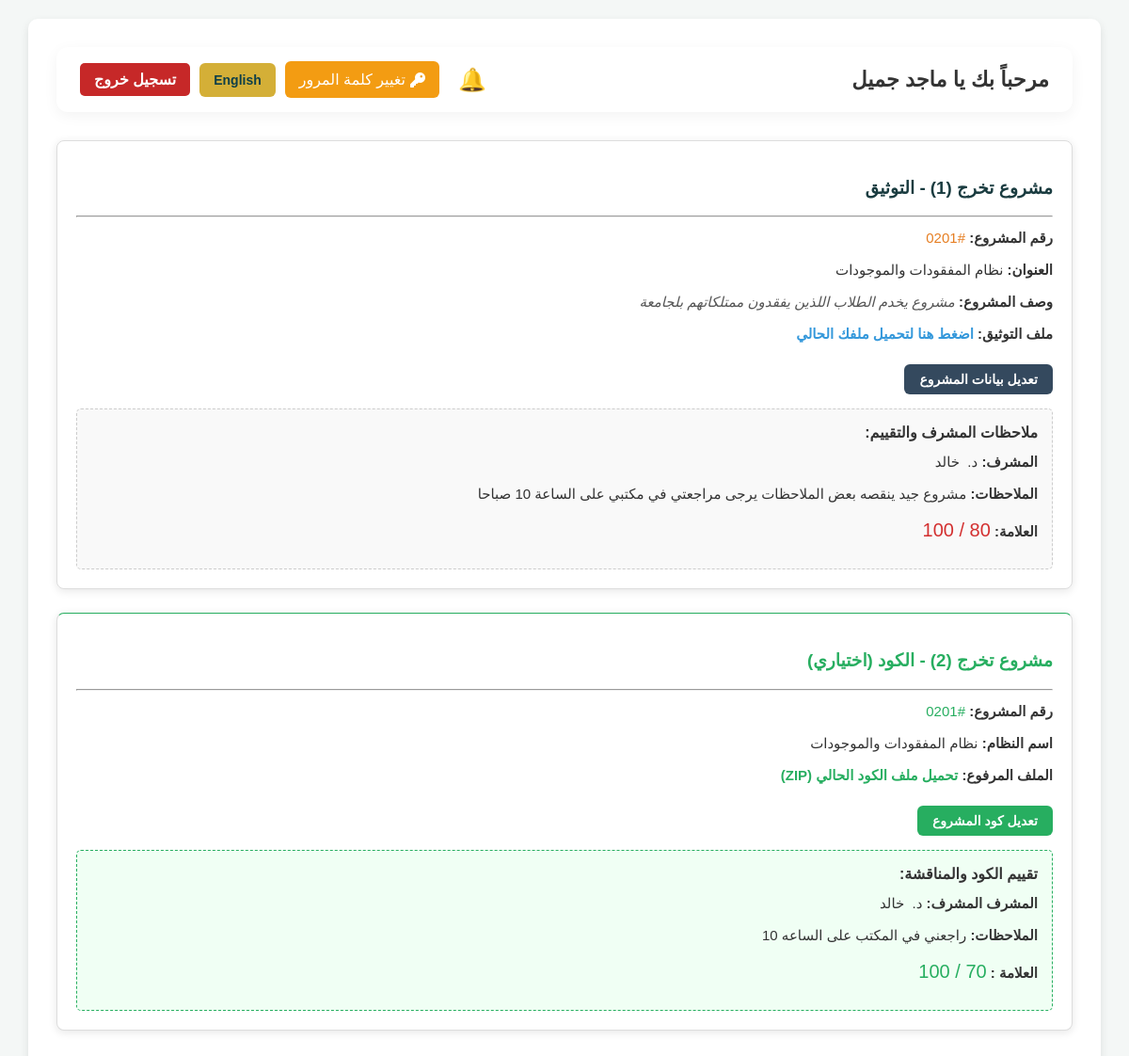
/student_dashboard.php (signed in), run on the app's committed database.
### tables this page shows
CREATE TABLE students (
  student_id varchar(15) NOT NULL,
  name varchar(100) NOT NULL,
  email varchar(100) NOT NULL,
  password varchar(255) NOT NULL,
  dept_code varchar(5) NOT NULL,
  last_seen_announcements timestamp NOT NULL DEFAULT '2000-01-01 08:00:00',
  needs_password_change tinyint(1) NOT NULL DEFAULT 1,
  PRIMARY KEY (student_id),
  UNIQUE KEY email (email)
);

CREATE TABLE project_1 (
  project_id varchar(10) NOT NULL,
  student_id varchar(20) DEFAULT NULL,
  project_title varchar(255) NOT NULL,
  project_desc varchar(100) NOT NULL,
  project_file varchar(255) NOT NULL,
  supervisor_id varchar(10) DEFAULT NULL,
  grade int(11) DEFAULT NULL,
  notes text DEFAULT NULL,
  is_note_new tinyint(1) DEFAULT 0,
  PRIMARY KEY (project_id),
  UNIQUE KEY student_id (student_id)
);

CREATE TABLE supervisors (
  supervisor_id varchar(10) NOT NULL,
  name varchar(100) NOT NULL,
  email varchar(100) NOT NULL,
  password varchar(255) NOT NULL,
  dept_code varchar(5) NOT NULL,
  last_seen_announcements timestamp NOT NULL DEFAULT '2000-01-01 08:00:00',
  needs_password_change tinyint(1) NOT NULL DEFAULT 1,
  PRIMARY KEY (supervisor_id),
  UNIQUE KEY email (email)
);

CREATE TABLE project_2 (
  project_id varchar(10) NOT NULL,
  student_id varchar(20) DEFAULT NULL,
  project_title varchar(255) NOT NULL,
  source_code_file varchar(255) NOT NULL,
  supervisor_id varchar(10) DEFAULT NULL,
  grade int(11) DEFAULT NULL,
  notes text DEFAULT NULL,
  is_note_new tinyint(1) DEFAULT 0,
  PRIMARY KEY (project_id),
  UNIQUE KEY student_id (student_id)
);

### lang_config.php (called while the page is built, shortened)
<?php
$role_context = isset($_SESSION['role']) ? $_SESSION['role'] : 'guest';
$lang_key = 'lang_' . $role_context;
if (isset($_SESSION[$lang_key])) {
    $lang = $_SESSION[$lang_key];
} elseif (isset($_COOKIE[$lang_key])) {
    $lang = $_COOKIE[$lang_key];
    $_SESSION[$lang_key] = $lang;
} else {
    if (isset($_SESSION['lang_guest'])) {
        $lang = $_SESSION['lang_guest'];
    } elseif (isset($_COOKIE['lang_guest'])) {
        $lang = $_COOKIE['lang_guest'];
    } else {
        $lang = 'ar';
    }
}
function T($key) {
    global $translations, $lang;
    return $translations[$lang][$key] ?? $key;
}
?>

### student_dashboard.php (the view, shortened to what this page needs)
<?php
include "lang_config.php";
include "connection_settings.php";
if (isset($_SESSION['role']) && $_SESSION['role'] == 'student' && isset($_SESSION['email'])) {
    $email = $_SESSION['email'];
    $stmt_student = mysqli_prepare($conn, "SELECT student_id, name, dept_code FROM students WHERE email=?");
    mysqli_stmt_bind_param($stmt_student, "s", $email);
    mysqli_stmt_execute($stmt_student);
    $student_data = mysqli_fetch_assoc(mysqli_stmt_get_result($stmt_student));
    $student_id = $student_data['student_id'];
    $student_name = $student_data['name'];
    $dept_code = $student_data['dept_code'];
    $stmt_p1 = mysqli_prepare($conn, "SELECT * FROM project_1 WHERE student_id=?");
    mysqli_stmt_bind_param($stmt_p1, "s", $student_id);
    mysqli_stmt_execute($stmt_p1);
    $proj1 = mysqli_fetch_assoc(mysqli_stmt_get_result($stmt_p1));
    if (in_array($dept_code, ['01', '02'])) {
        $stmt_p2 = mysqli_prepare($conn, "SELECT * FROM project_2 WHERE student_id=?");
        mysqli_stmt_bind_param($stmt_p2, "s", $student_id);
        mysqli_stmt_execute($stmt_p2);
        $proj2 = mysqli_fetch_assoc(mysqli_stmt_get_result($stmt_p2));
    } else {
        $proj2 = null;
    }
    $stmt_proj1 = mysqli_prepare($conn, "SELECT p.*, d.name AS doc_name FROM project_1 p LEFT JOIN supervisors d ON p.supervisor_id = d.supervisor_id WHERE p.student_id=?");
    mysqli_stmt_bind_param($stmt_proj1, "s", $student_id);
    mysqli_stmt_execute($stmt_proj1);
    $proj1 = mysqli_fetch_assoc(mysqli_stmt_get_result($stmt_proj1));
    $proj2 = null;
    if (in_array($dept_code, ['01', '02'])) {
        $stmt_proj2 = mysqli_prepare($conn, "SELECT p.*, d.name AS doc_name FROM project_2 p LEFT JOIN supervisors d ON p.supervisor_id = d.supervisor_id WHERE p.student_id=?");
        mysqli_stmt_bind_param($stmt_proj2, "s", $student_id);
        mysqli_stmt_execute($stmt_proj2);
        $proj2 = mysqli_fetch_assoc(mysqli_stmt_get_result($stmt_proj2));
    }
    $scroll_target = "";
    $bell_link = "student_dashboard.php?clear_notifications=1" . $scroll_target;
} else { header("Location: index.php"); exit(); }
?>
<!DOCTYPE html>
<html lang="<?php echo T('lang_code'); ?>" dir="<?php echo T('dir'); ?>">
<head>
    <link rel="stylesheet" href="style.css?v=<?php echo time(); ?>">
    <link rel="stylesheet" href="https://cdnjs.cloudflare.com/ajax/libs/font-awesome/6.4.0/css/all.min.css">
</head>
<body>
    <div class="container">
        <div class="top-bar">
            <h2><?php echo T('welcome') . $student_name; ?></h2>
            <div class="nav-right" style="gap: 10px;">
                <a href="<?php echo $bell_link; ?>" class="notif-wrapper" title="<?php echo $lang == 'ar' ? 'الملاحظات الجديدة' : 'New Notifications'; ?>" style="margin-inline-end: 10px;">
                    🔔
                </a>
                <a href="change_password.php" class="btn" style="background:#f39c12; color:white; padding:10px 15px; border-radius:6px; text-decoration:none; display:flex; align-items:center; gap:5px;"><i class="fa-solid fa-key"></i> <?php echo $lang == 'ar' ? 'تغيير كلمة المرور' : 'Change Password'; ?></a>
                <a href="?change_lang=<?php echo $lang == 'ar' ? 'en' : 'ar'; ?>" class="lang-btn" style="text-decoration: none; padding: 10px 15px; border-radius: 6px;">
                    <?php echo T('switch_lang'); ?>
                </a>
                <a href="sign_out.php" class="btn btn-logout"><?php echo T('logout'); ?></a>
            </div>
        </div>
        <div class="project-box" id="project1_section">
            <h3 style="color: #1a3c40;"><?php echo $lang == 'ar' ? 'مشروع تخرج (1) - التوثيق' : 'Graduation Project (1) - Documentation'; ?></h3>
            <hr>
            <?php if (!$proj1): ?>
                <form action="" method="POST" enctype="multipart/form-data">
                    <input type="hidden" name="p_type" value="1">
                    <label><?php echo $lang == 'ar' ? 'عنوان المشروع:' : 'Project Title:'; ?></label>
                    <input type="text" name="title" required>
                    <label><?php echo $lang == 'ar' ? 'وصف مختصر (حتى 200 حرف):' : 'Brief Description (up to 200 chars):'; ?></label>
                    <textarea name="desc" maxlength="200" required></textarea>
                    <?php if (!in_array($dept_code, ['01', '02'])): ?>
                    <label><?php echo $lang == 'ar' ? 'رفع الملف (PDF/DOCX للتوثيق أو ZIP/RAR للكود):' : 'Upload File (PDF/DOCX for docs or ZIP/RAR for code):'; ?></label>
                    <input type="file" name="p_file" accept=".pdf,.docx,.zip,.rar" required>
                    <small style="color:#888;"><?php echo $lang == 'ar' ? '* ارفع ملف التوثيق (PDF/DOCX) أو ملف الكود (ZIP/RAR)' : '* Upload documentation (PDF/DOCX) or code file (ZIP/RAR)'; ?></small>
                    <?php else: ?>
                    <label><?php echo $lang == 'ar' ? 'رفع ملف الدكيومنتيشن (PDF/DOCX):' : 'Upload Documentation File (PDF/DOCX):'; ?></label>
                    <input type="file" name="p_file" accept=".pdf,.docx" required>
                    <?php endif; ?>
                    <button type="submit" name="submit_project" class="btn btn-save"><?php echo $lang == 'ar' ? 'حفظ وتسجيل مشروع 1' : 'Save & Register Project 1'; ?></button>
                </form>
                    <?php else: ?>
                <div class="info-display">
                    <p><strong><?php echo $lang == 'ar' ? 'رقم المشروع:' : 'Project ID:'; ?></strong> <span style="color:#e67e22;">#<?php echo $proj1['project_id']; ?></span></p>
                    <p><strong><?php echo $lang == 'ar' ? 'العنوان:' : 'Title:'; ?></strong> <?php echo htmlspecialchars($proj1['project_title']); ?></p>
                    <p><strong><?php echo $lang == 'ar' ? 'وصف المشروع:' : 'Description:'; ?></strong> <span style="color:#555; font-style:italic;"><?php echo !empty($proj1['project_desc']) ? htmlspecialchars($proj1['project_desc']) : ($lang == 'ar' ? 'لا يوجد وصف.' : 'No description.'); ?></span></p>
                    <p><strong><?php echo $lang == 'ar' ? 'ملف التوثيق:' : 'Documentation File:'; ?></strong> <a href="download.php?file=<?php echo urlencode($proj1['project_file']); ?>&name=<?php echo rawurlencode($student_name . ' - ' . $proj1['project_title'] . '.' . pathinfo($proj1['project_file'], PATHINFO_EXTENSION)); ?>" style="color: #3498db; text-decoration: none; font-weight:bold;"><?php echo $lang == 'ar' ? 'اضغط هنا لتحميل ملفك الحالي' : 'Click here to download your current file'; ?></a></p>
                    <a href="student_dashboard.php?edit_p1=1#project1_section" class="btn-edit"><?php echo $lang == 'ar' ? 'تعديل بيانات المشروع' : 'Edit Project Details'; ?></a>
                    <div class="notes-box" style="background:#f9f9f9; padding:15px; border:1px dashed #ccc; margin-top:15px; <?php echo ($proj1['is_note_new'] == 1) ? 'border-color: red; background: #fff5f5;' : ''; ?>">
                        <h4 style="margin:0;"><?php echo $lang == 'ar' ? 'ملاحظات المشرف والتقييم:' : 'Supervisor Notes & Evaluation:'; ?>
                        </h4>
                        <p style="margin-top: 10px;"><strong><?php echo $lang == 'ar' ? 'المشرف:' : 'Supervisor Supervisor:'; ?></strong> <?php echo !empty($proj1['doc_name']) ? ($lang == 'ar' ? "د. " : "Dr. ") . htmlspecialchars($proj1['doc_name']) : "<span style='color:#7f8c8d; font-style:italic;'>" . ($lang == 'ar' ? "بانتظار تبني المشروع من قبل مشرف المساق" : "Waiting for project adoption by course supervisor") . "</span>"; ?></p>
                        <p><strong><?php echo $lang == 'ar' ? 'الملاحظات:' : 'Notes:'; ?></strong> <?php echo !empty($proj1['notes']) ? nl2br(htmlspecialchars($proj1['notes'])) : ($lang == 'ar' ? "لا توجد ملاحظات بعد." : "No notes yet."); ?></p>
                        <p><strong><?php echo $lang == 'ar' ? 'العلامة:' : 'Grade:'; ?></strong> <span style="font-size:20px; color:#d32f2f;"><?php echo !empty($proj1['grade']) ? $proj1['grade'] : "--"; ?> / 100</span></p>
                    </div>
                </div>
            <?php endif; ?>
        </div>
                            <?php if ($dept_code != '08'): ?>
            <?php if ($proj1): ?>
                <div class="project-box" id="project2_section" style="border-top-color: #27ae60;">
                    <h3 style="color: #27ae60;"><?php echo $lang == 'ar' ? 'مشروع تخرج (2) - الكود  (اختياري)' : 'Graduation Project (2) - Code (Optional)'; ?></h3>
                    <hr>
                    <?php if (!$proj2): ?>
                        <form action="" method="POST" enctype="multipart/form-data">
                            <input type="hidden" name="p_type" value="2">
                            <label><?php echo $lang == 'ar' ? 'عنوان النظام النهائي:' : 'Final System Title:'; ?></label>
                            <input type="text" name="title" required>
                            <label><?php echo $lang == 'ar' ? 'رفع ملف الكود (ZIP/RAR):' : 'Upload Code File (ZIP/RAR):'; ?></label>
                            <input type="file" name="p_file" accept=".zip,.rar" required>
                            <button type="submit" name="submit_project" class="btn btn-save" style="background:#27ae60;"><?php echo $lang == 'ar' ? 'رفع كود المشروع' : 'Upload Project Code'; ?></button>
                        </form>
                    <?php else: ?>
                        <div class="info-display">
                            <p><strong><?php echo $lang == 'ar' ? 'رقم المشروع:' : 'Project ID:'; ?></strong> <span style="color:#27ae60;">#<?php echo $proj2['project_id']; ?></span></p>
                            <p><strong><?php echo $lang == 'ar' ? 'اسم النظام:' : 'System Title:'; ?></strong> <?php echo htmlspecialchars($proj2['project_title']); ?></p>
                            <p><strong><?php echo $lang == 'ar' ? 'الملف المرفوع:' : 'Uploaded File:'; ?></strong> <a href="download.php?file=<?php echo urlencode($proj2['source_code_file']); ?>&name=<?php echo rawurlencode($student_name . ' - ' . $proj2['project_title'] . '.' . pathinfo($proj2['source_code_file'], PATHINFO_EXTENSION)); ?>" style="color:#27ae60; text-decoration:none; font-weight:bold;"><?php echo $lang == 'ar' ? 'تحميل ملف الكود الحالي (ZIP)' : 'Download Current Code File (ZIP)'; ?></a></p>
                            <a href="student_dashboard.php?edit_p2=1#project2_section" class="btn-edit" style="background:#27ae60;"><?php echo $lang == 'ar' ? 'تعديل كود المشروع' : 'Edit Project Code'; ?></a>
                            <div class="notes-box" style="background:#f0fff4; padding:15px; border:1px dashed #27ae60; margin-top:15px; <?php echo ($proj2['is_note_new'] == 1) ? 'border-color: red; background: #fff5f5;' : ''; ?>">
                                <h4 style="margin:0;"><?php echo $lang == 'ar' ? 'تقييم الكود والمناقشة:' : 'Code Evaluation & Discussion:'; ?>
                                </h4>
                                <p style="margin-top: 10px;"><strong><?php echo $lang == 'ar' ? 'المشرف المشرف:' : 'Supervisor Supervisor:'; ?></strong> <?php echo !empty($proj2['doc_name']) ? ($lang == 'ar' ? "د. " : "Dr. ") . htmlspecialchars($proj2['doc_name']) : "<span style='color:#7f8c8d; font-style:italic;'>" . ($lang == 'ar' ? 'بانتظار تبني الكود من قبل مشرف المساق' : 'Waiting for code adoption by course supervisor') . "</span>"; ?></p>
                                <p><strong><?php echo $lang == 'ar' ? 'الملاحظات:' : 'Notes:'; ?></strong> <?php echo !empty($proj2['notes']) ? nl2br(htmlspecialchars($proj2['notes'])) : ($lang == 'ar' ? 'بانتظار مراجعة الكود.' : 'Waiting for code review.'); ?></p>
                                <p><strong><?php echo $lang == 'ar' ? 'العلامة :' : 'Grade :'; ?></strong> <span style="font-size:20px; color:#27ae60"><?php echo !empty($proj2['grade']) ? $proj2['grade'] : "--"; ?> / 100</span></p>
                            </div>
                        </div>
                    <?php endif; ?>
                </div>
            <?php endif; ?>
        <?php endif; ?>
    </div>
</body>
</html>

### style.css (style rules this page uses)
:root { --primary-color: #1a3c40; --secondary-color: #0e3f48; --accent-color: #d4af37; --success-color: #2e7d32; --danger-color: #c62828; --info-color: #0288d1; --warning-color: #ff9800; --bg-light: #f4f7f6; --text-dark: #333; --text-white: #fff; }
body { font-family: 'Cairo', sans-serif; margin: 0; padding: 0; background-color: var(--bg-light); color: var(--text-dark); }
body, h1, h2, h3, h4, p, div, form { text-align: inherit; }
.lang-btn { background: var(--accent-color); color: var(--secondary-color); padding: 5px 15px; border-radius: 20px; text-decoration: none; font-weight: bold; font-size: 14px; transition: 0.3s; }
.container { max-width: 1200px; margin: 20px auto; background: white; padding: 30px; border-radius: 10px; box-shadow: 0 4px 10px rgba(0, 0, 0, 0.1); box-sizing: border-box; width: 95%; }
.header-actions, .top-bar { display: flex; justify-content: space-between; align-items: center; margin-bottom: 30px; gap: 20px; }
.top-bar { background: #fff; padding: 15px 25px; border-radius: 12px; box-shadow: 0 4px 15px rgba(0, 0, 0, 0.05); }
.top-bar h2, .header-actions h1, .header-actions h4 { margin: 0; font-size: 1.4rem; white-space: nowrap; }
.logout, .btn-logout { background: var(--danger-color); color: white; padding: 8px 15px; text-decoration: none; border-radius: 5px; font-weight: bold; }
.container { overflow-x: auto; }
.project-box { background: #fff; padding: 30px; border-radius: 8px; box-shadow: 0 2px 10px rgba(0, 0, 0, 0.1); border-top: 5px solid #2196f3; margin-bottom: 20px; }
.notes-box { margin-top: 20px; padding: 15px; background: #fff8e1; border-radius: 5px; border: 1px dashed var(--warning-color); }
.notif-wrapper { position: relative; display: inline-block; margin-inline-end: 20px; text-decoration: none; font-size: 24px; }
.nav-right { display: flex; align-items: center; gap: 10px; flex-wrap: wrap; justify-content: flex-end; }
.project-box { scroll-margin-top: 80px; margin-bottom: 25px; padding: 20px; border: 1px solid #ddd; border-radius: 8px; background: #fff; }
.info-display p { margin: 10px 0; font-size: 15px; word-wrap: break-word; overflow-wrap: break-word; white-space: pre-wrap; line-height: 1.6; }
.btn-edit { display: inline-block; background: #34495e; color: white; text-decoration: none; padding: 8px 16px; border-radius: 6px; font-weight: bold; margin-top: 10px; font-size: 14px; }

### data on the page
students: name "ماجد جميل"
project_1: project_id "0201", project_title "نظام المفقودات والموجودات", project_desc "مشروع يخدم الطلاب اللذين يفقدون ممتلكاتهم بلجامعة", supervisor.name "خالد", notes "مشروع جيد ينقصه بعض الملاحظات يرجى مراجعتي في مكتبي على الساعة 10 صباحا"
project_2: project_id "0201", project_title "نظام المفقودات والموجودات", supervisor.name "خالد", notes "راجعني في المكتب على الساعه 10", grade "70"

### other printed values
T('welcome') "مرحباً بك يا"
T('switch_lang') "English"
T('logout') "تسجيل خروج"
